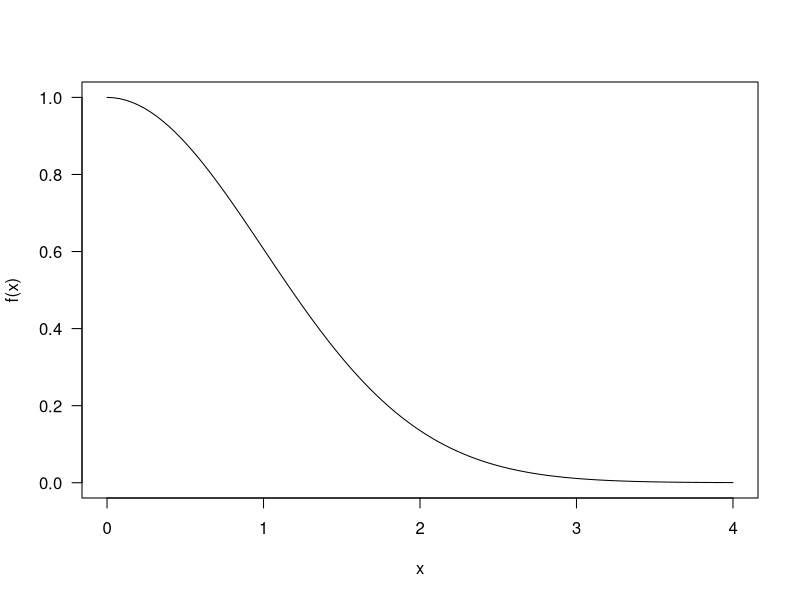
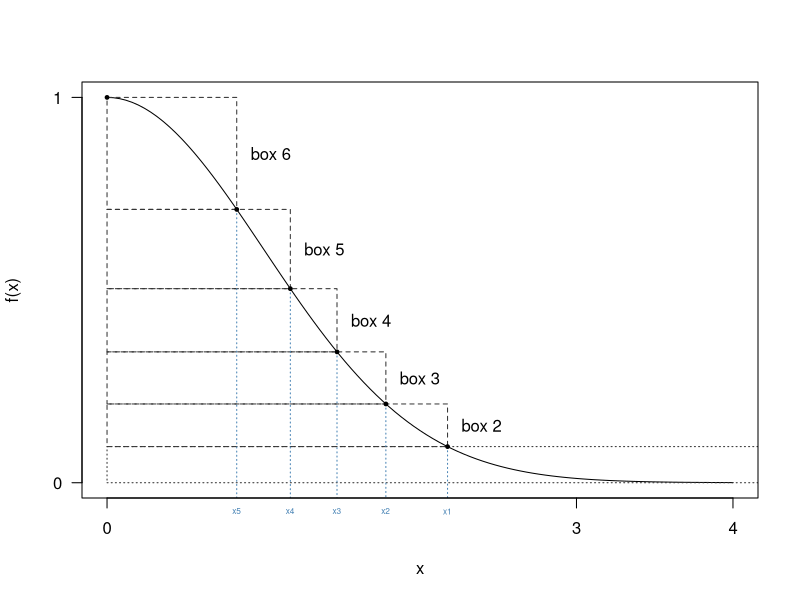
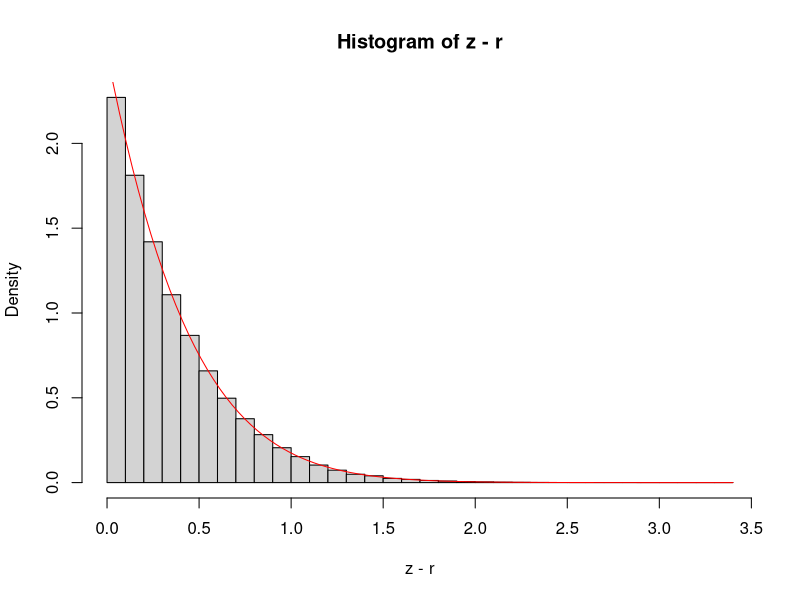
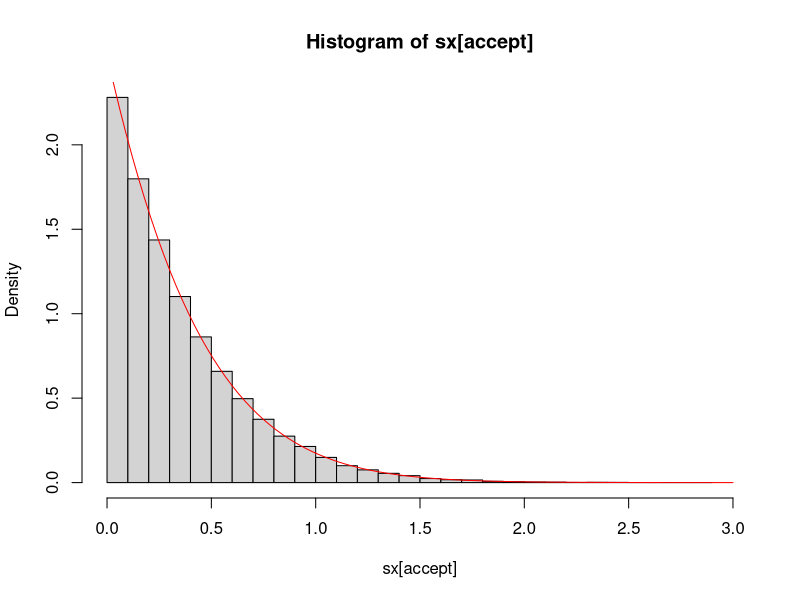
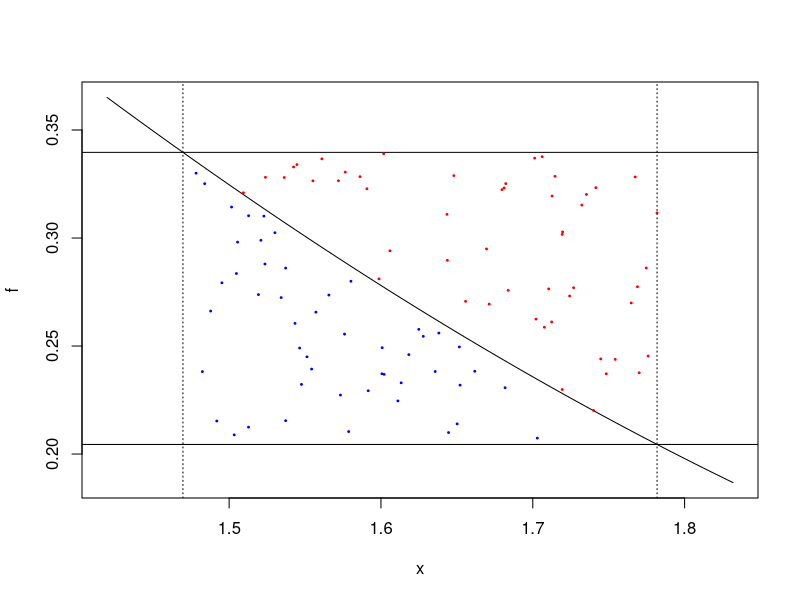

Here is the R script that generated these plots, in order:
## ---- chunk 1
knitr::opts_chunk$set(
  error = FALSE,
  collapse = TRUE,
  comment = "#>",
  fig.width = 7,
  fig.height = 5)
lang_output <- function(x, lang) {
  cat(c(sprintf("```%s", lang), x, "```"), sep = "\n")
}
cc_output <- function(x) lang_output(x, "cc")
r_output <- function(x) lang_output(x, "r")
plain_output <- function(x) lang_output(x, "plain")
set.seed(1)
## ---- chunk 2
f <- function(x) {
  exp(-x^2 / 2)
}
curve(f, 0, 4, las = 1)
## ---- chunk 3
f_inv <- function(y) {
  sqrt(-2 * log(y))
}
f_int <- function(r) {
  pnorm(r, lower.tail = FALSE) / dnorm(0)
}
## ---- chunk 4
local({
  n <- 6L
  r <- 2.17605944054792
  v <- 0.240941329415319
  x <- numeric(n)
  for (i in seq_len(n - 1)) {
    x[i] <- if (i == 1) r else f_inv(f(x[i - 1]) + v / x[i - 1])
  }
  fx <- f(x)

  curve(f, 0, 4, axes = FALSE)
  rect(0, fx[-n], x[-n], fx[-1], lty = 2, border = "gray20")
  text(x[-n] + strwidth("M"), (fx[-1] + fx[-n]) / 2,
       paste("box", 2:n), adj = 0)
  rect(0, 0, 5, fx[1], lty = 3, border = "gray20")
  segments(x[-n], fx[-n], x[-n], par("usr")[3], lty = 3, col = "steelblue")
  text(x[-n], par("usr")[3] - strheight("X"), paste0("x", seq_len(n - 1)),
       cex = 0.5, col = "steelblue", xpd = NA)
  points(x, fx, pch = 19, cex = 0.5)
  box()
  axis(2, c(0, 1), las = 1)
  axis(1, c(0, 3, 4))
})
## ---- chunk 5
n <- 6
r <- 2.2
v <- r * f(r) + f_int(r)
x <- numeric(6)
x[1] <- r
for (i in 2:(n - 1)) {
  x[i] <- f_inv(f(x[i - 1]) + v / x[i - 1])
}
## ---- chunk 6
x
## ---- chunk 7
x[n - 1] * (f(0) - f(x[n - 1]))
## ---- chunk 8
target <- function(r, n = 6) {
  v <- r * f(r) + f_int(r)
  x <- r
  for (i in 2:(n - 1)) {
    x <- f_inv(f(x) + v / x)
  }
  x * (f(0) - f(x)) - v
}
target(2.2)
target(2.1)
## ---- chunk 9
ans <- uniroot(target, c(2.1, 2.2))
ans
## ---- chunk 10
r <- ans$root
v <- r * f(r) + f_int(r)
x <- numeric(n)
x[1] <- r
for (i in 2:(n - 1)) {
  x[i] <- f_inv(f(x[i - 1]) + v / x[i - 1])
}
x
## ---- chunk 11
z <- abs(rnorm(1e7))
z <- z[z >= r]
hist(z - r, nclass = 30, freq = FALSE)
curve(dnorm(x + r) / pnorm(r, lower.tail = FALSE), add = TRUE, col = "red")
## ---- chunk 12
sx <- -log(runif(1e5)) / r
sy <- -log(runif(1e5))
accept <- 2 * sy > sx^2
hist(sx[accept], nclass = 30, freq = FALSE, xlim = c(0, 3))
curve(dnorm(x + r) / pnorm(r, lower.tail = FALSE), add = TRUE, col = "red")
## ---- chunk 13
sx <- -log(runif(1e5)) / 3.9
sy <- -log(runif(1e5))
mean(2 * sy > sx^2)
## ---- chunk 14
plot(f, x[3] - 0.05, x[2] + 0.05)
abline(v = x[2:3], lty = 3)
abline(h = f(x[2:3]))

f0 <- f(x[3])
f1 <- f(x[2])
u1 <- runif(100, x[3], x[2]) # these ones are filtered already
u2 <- runif(100)
y <- f0 + u2 * (f1 - f0)
accept <- y < f(u1)
points(u1, y, col = ifelse(accept, "blue", "red"), pch = 19, cex = 0.25)
## ---- chunk 15
u <- runif(50)
z <- u * x[2]
z < x[3]
## ---- chunk 16
all((u < x[3] / x[2]) == (u * x[2] < x[3]))
